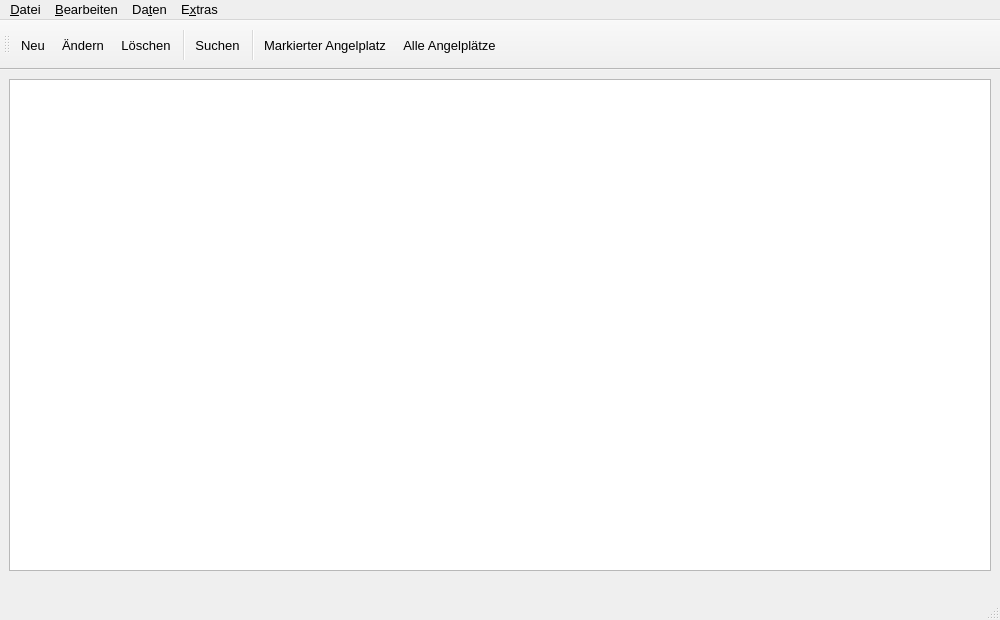
<?xml version="1.0" encoding="UTF-8"?>
<ui version="4.0">
 <class>MainWindow</class>
 <widget class="QMainWindow" name="MainWindow">
  <property name="geometry">
   <rect>
    <x>0</x>
    <y>0</y>
    <width>1000</width>
    <height>620</height>
   </rect>
  </property>
  <property name="sizePolicy">
   <sizepolicy hsizetype="Maximum" vsizetype="Maximum">
    <horstretch>0</horstretch>
    <verstretch>0</verstretch>
   </sizepolicy>
  </property>
  <property name="minimumSize">
   <size>
    <width>0</width>
    <height>0</height>
   </size>
  </property>
  <property name="font">
   <font>
    <pointsize>10</pointsize>
   </font>
  </property>
  <property name="windowTitle">
   <string>Angeltagebuch</string>
  </property>
  <property name="windowIcon">
   <iconset resource="Angeltagebuch.qrc">
    <normaloff>:/appIcon.png</normaloff>:/appIcon.png</iconset>
  </property>
  <widget class="QWidget" name="centralwidget">
   <layout class="QVBoxLayout" name="verticalLayout">
    <item>
     <widget class="QTableView" name="tableView">
      <property name="font">
       <font>
        <pointsize>12</pointsize>
        <bold>true</bold>
       </font>
      </property>
      <property name="styleSheet">
       <string notr="true"/>
      </property>
      <property name="editTriggers">
       <set>QAbstractItemView::NoEditTriggers</set>
      </property>
      <property name="selectionMode">
       <enum>QAbstractItemView::SingleSelection</enum>
      </property>
      <property name="selectionBehavior">
       <enum>QAbstractItemView::SelectRows</enum>
      </property>
      <property name="textElideMode">
       <enum>Qt::ElideMiddle</enum>
      </property>
      <property name="showGrid">
       <bool>true</bool>
      </property>
      <property name="sortingEnabled">
       <bool>true</bool>
      </property>
      <attribute name="horizontalHeaderMinimumSectionSize">
       <number>0</number>
      </attribute>
      <attribute name="horizontalHeaderDefaultSectionSize">
       <number>150</number>
      </attribute>
      <attribute name="horizontalHeaderShowSortIndicator" stdset="0">
       <bool>true</bool>
      </attribute>
      <attribute name="horizontalHeaderStretchLastSection">
       <bool>true</bool>
      </attribute>
      <attribute name="verticalHeaderVisible">
       <bool>false</bool>
      </attribute>
      <attribute name="verticalHeaderMinimumSectionSize">
       <number>0</number>
      </attribute>
      <attribute name="verticalHeaderDefaultSectionSize">
       <number>150</number>
      </attribute>
     </widget>
    </item>
   </layout>
  </widget>
  <widget class="QMenuBar" name="menubar">
   <property name="geometry">
    <rect>
     <x>0</x>
     <y>0</y>
     <width>1000</width>
     <height>28</height>
    </rect>
   </property>
   <widget class="QMenu" name="menuAngelplatz">
    <property name="title">
     <string>&amp;Datei</string>
    </property>
    <addaction name="actionBEenden"/>
   </widget>
   <widget class="QMenu" name="menuBearbeiten">
    <property name="title">
     <string>&amp;Bearbeiten</string>
    </property>
    <addaction name="actionNeu"/>
    <addaction name="actionNdern"/>
    <addaction name="actionLschen"/>
    <addaction name="separator"/>
    <addaction name="action_Suchen"/>
   </widget>
   <widget class="QMenu" name="menuDaten">
    <property name="title">
     <string>Da&amp;ten</string>
    </property>
    <addaction name="actionMarkierterAngelplatz"/>
    <addaction name="actionAlleAngelpltze"/>
   </widget>
   <widget class="QMenu" name="menuExtras">
    <property name="title">
     <string>E&amp;xtras</string>
    </property>
    <widget class="QMenu" name="menuSprache">
     <property name="title">
      <string>&amp;Sprache</string>
     </property>
     <property name="icon">
      <iconset resource="Angeltagebuch.qrc">
       <normaloff>:/languageIcon.png</normaloff>:/languageIcon.png</iconset>
     </property>
     <addaction name="actionDeutsch"/>
     <addaction name="actionEnglisch"/>
     <addaction name="actionSerBisch"/>
    </widget>
    <widget class="QMenu" name="menuHintergrund">
     <property name="title">
      <string>&amp;Thema</string>
     </property>
     <property name="icon">
      <iconset resource="Angeltagebuch.qrc">
       <normaloff>:/hintergrund.png</normaloff>:/hintergrund.png</iconset>
     </property>
     <addaction name="actionWeiss"/>
     <addaction name="actionGelb"/>
     <addaction name="actionGraU"/>
     <addaction name="actionGRn"/>
     <addaction name="actionRot"/>
     <addaction name="actionBlau"/>
    </widget>
    <addaction name="menuSprache"/>
    <addaction name="menuHintergrund"/>
   </widget>
   <addaction name="menuAngelplatz"/>
   <addaction name="menuBearbeiten"/>
   <addaction name="menuDaten"/>
   <addaction name="menuExtras"/>
  </widget>
  <widget class="QStatusBar" name="statusbar">
   <property name="minimumSize">
    <size>
     <width>0</width>
     <height>40</height>
    </size>
   </property>
   <property name="maximumSize">
    <size>
     <width>16777215</width>
     <height>40</height>
    </size>
   </property>
  </widget>
  <widget class="QToolBar" name="toolBar">
   <property name="minimumSize">
    <size>
     <width>0</width>
     <height>50</height>
    </size>
   </property>
   <property name="maximumSize">
    <size>
     <width>16777215</width>
     <height>50</height>
    </size>
   </property>
   <property name="windowTitle">
    <string>toolBar</string>
   </property>
   <attribute name="toolBarArea">
    <enum>TopToolBarArea</enum>
   </attribute>
   <attribute name="toolBarBreak">
    <bool>false</bool>
   </attribute>
   <addaction name="actionNeu"/>
   <addaction name="actionNdern"/>
   <addaction name="actionLschen"/>
   <addaction name="separator"/>
   <addaction name="action_Suchen"/>
   <addaction name="separator"/>
   <addaction name="actionMarkierterAngelplatz"/>
   <addaction name="actionAlleAngelpltze"/>
  </widget>
  <action name="actionBEenden">
   <property name="icon">
    <iconset resource="Angeltagebuch.qrc">
     <normaloff>:/beenden.png</normaloff>:/beenden.png</iconset>
   </property>
   <property name="text">
    <string>B&amp;eenden</string>
   </property>
   <property name="shortcut">
    <string>Ctrl+Q</string>
   </property>
  </action>
  <action name="actionNeu">
   <property name="icon">
    <iconset resource="Angeltagebuch.qrc">
     <normaloff>:/neu.png</normaloff>:/neu.png</iconset>
   </property>
   <property name="text">
    <string>&amp;Neu...</string>
   </property>
   <property name="shortcut">
    <string>Ctrl+N</string>
   </property>
  </action>
  <action name="actionNdern">
   <property name="icon">
    <iconset resource="Angeltagebuch.qrc">
     <normaloff>:/aendern.png</normaloff>:/aendern.png</iconset>
   </property>
   <property name="text">
    <string>Ä&amp;ndern...</string>
   </property>
   <property name="shortcut">
    <string>Ctrl+E</string>
   </property>
  </action>
  <action name="actionLschen">
   <property name="icon">
    <iconset resource="Angeltagebuch.qrc">
     <normaloff>:/loeschen.png</normaloff>:/loeschen.png</iconset>
   </property>
   <property name="text">
    <string>&amp;Löschen</string>
   </property>
   <property name="shortcut">
    <string>Ctrl+D</string>
   </property>
  </action>
  <action name="actionMarkierterAngelplatz">
   <property name="icon">
    <iconset resource="Angeltagebuch.qrc">
     <normaloff>:/viewOne.png</normaloff>:/viewOne.png</iconset>
   </property>
   <property name="text">
    <string>&amp;Markierter Angelplatz</string>
   </property>
  </action>
  <action name="actionAlleAngelpltze">
   <property name="icon">
    <iconset resource="Angeltagebuch.qrc">
     <normaloff>:/viewAll.png</normaloff>:/viewAll.png</iconset>
   </property>
   <property name="text">
    <string>&amp;Alle Angelplätze</string>
   </property>
  </action>
  <action name="actionDeutsch">
   <property name="checkable">
    <bool>true</bool>
   </property>
   <property name="checked">
    <bool>true</bool>
   </property>
   <property name="text">
    <string>&amp;Deutsch</string>
   </property>
  </action>
  <action name="actionEnglisch">
   <property name="checkable">
    <bool>true</bool>
   </property>
   <property name="text">
    <string>&amp;Englisch</string>
   </property>
  </action>
  <action name="actionWeiss">
   <property name="checkable">
    <bool>true</bool>
   </property>
   <property name="checked">
    <bool>true</bool>
   </property>
   <property name="text">
    <string>&amp;Weiss</string>
   </property>
  </action>
  <action name="actionGelb">
   <property name="checkable">
    <bool>true</bool>
   </property>
   <property name="text">
    <string>&amp;Gelb</string>
   </property>
  </action>
  <action name="actionGraU">
   <property name="checkable">
    <bool>true</bool>
   </property>
   <property name="text">
    <string>Gra&amp;u</string>
   </property>
  </action>
  <action name="actionGRn">
   <property name="checkable">
    <bool>true</bool>
   </property>
   <property name="text">
    <string>Grü&amp;n</string>
   </property>
  </action>
  <action name="actionRot">
   <property name="checkable">
    <bool>true</bool>
   </property>
   <property name="text">
    <string>&amp;Rot</string>
   </property>
  </action>
  <action name="actionBlau">
   <property name="checkable">
    <bool>true</bool>
   </property>
   <property name="text">
    <string>&amp;Blau</string>
   </property>
  </action>
  <action name="actionSerBisch">
   <property name="checkable">
    <bool>true</bool>
   </property>
   <property name="text">
    <string>Ser&amp;bisch</string>
   </property>
  </action>
  <action name="action_Suchen">
   <property name="icon">
    <iconset resource="Angeltagebuch.qrc">
     <normaloff>:/suchen.png</normaloff>:/suchen.png</iconset>
   </property>
   <property name="text">
    <string>&amp;Suchen</string>
   </property>
   <property name="shortcut">
    <string>Ctrl+F</string>
   </property>
  </action>
 </widget>
 <resources>
  <include location="Angeltagebuch.qrc"/>
 </resources>
 <connections/>
</ui>
